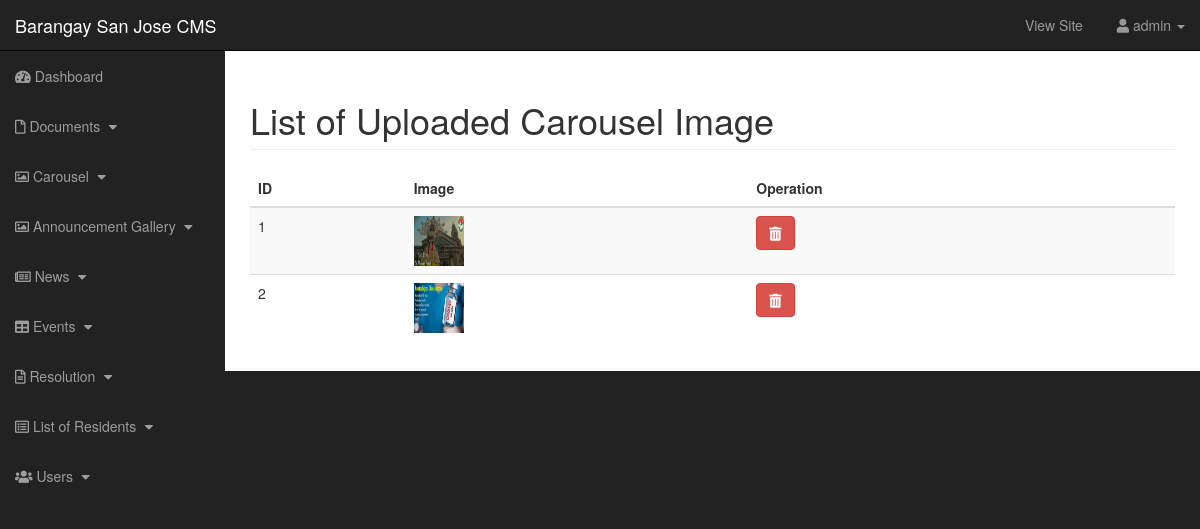
The page /admin/admin_carousel.php (signed in) on the database its author committed.
### tables this page shows
CREATE TABLE `tbl_carousel` (
  `carousel_id` int(11) NOT NULL,
  `carousel_img` text NOT NULL
);

### admin/admin_includes/viewAll_carousel_img.php (the view, shortened to what this page needs)
<h1 class="page-header">List of Uploaded Carousel Image</h1>
<div class="table-responsive">
    <table class="table table-striped table-sm">
        <thead>
            <tr>
                <th>ID</th>
                <th>Image</th>
                <th>Operation</th>
            </tr>
        </thead>
        <tbody>
            <?php
                $sql = "SELECT * FROM tbl_carousel";
                $result = mysqli_query($con,$sql);
                while($row = mysqli_fetch_assoc($result)){
            ?>
            <tr>
                <td><?php echo $row['carousel_id']?></td>
                <td><img width="50" height="50" src="../img/carousel/<?php echo $row['carousel_img']?>"></td>
                <td><a class="btn btn-danger" href="?delete=<?php echo $row['carousel_id']?>"><span class="fas fa-trash-alt"></span></a></td>
            </tr>
            <?php
                }
            ?>
        </tbody>
    </table>
</div>

### admin/css/sb-admin.css (style rules this page uses)
body { margin-top: 100px; background-color: #222; }
@media (min-width: 768px) { body { margin-top: 50px; } }

### rows shown on the page
tbl_carousel: carousel_id "1", carousel_img (picture)
tbl_carousel: carousel_id "2", carousel_img (picture)

### other values the page prints
$_SESSION['userName'] "admin"
